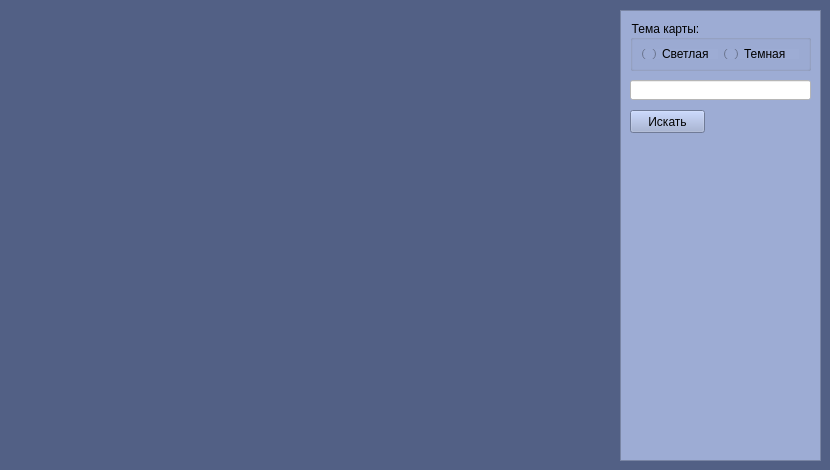
<?xml version="1.0" encoding="UTF-8"?>
<ui version="4.0">
 <class>MainWindow</class>
 <widget class="QMainWindow" name="MainWindow">
  <property name="geometry">
   <rect>
    <x>0</x>
    <y>0</y>
    <width>830</width>
    <height>470</height>
   </rect>
  </property>
  <property name="minimumSize">
   <size>
    <width>830</width>
    <height>470</height>
   </size>
  </property>
  <property name="maximumSize">
   <size>
    <width>830</width>
    <height>470</height>
   </size>
  </property>
  <property name="windowTitle">
   <string>MainWindow</string>
  </property>
  <property name="styleSheet">
   <string notr="true">background:#526085
</string>
  </property>
  <widget class="QWidget" name="centralwidget">
   <widget class="QLabel" name="image_label">
    <property name="geometry">
     <rect>
      <x>10</x>
      <y>10</y>
      <width>600</width>
      <height>450</height>
     </rect>
    </property>
    <property name="focusPolicy">
     <enum>Qt::WheelFocus</enum>
    </property>
    <property name="styleSheet">
     <string notr="true">
</string>
    </property>
    <property name="text">
     <string/>
    </property>
   </widget>
   <widget class="QFrame" name="frame">
    <property name="geometry">
     <rect>
      <x>620</x>
      <y>10</y>
      <width>201</width>
      <height>451</height>
     </rect>
    </property>
    <property name="styleSheet">
     <string notr="true">background: #9dacd4</string>
    </property>
    <property name="frameShape">
     <enum>QFrame::StyledPanel</enum>
    </property>
    <property name="frameShadow">
     <enum>QFrame::Raised</enum>
    </property>
    <widget class="QGroupBox" name="groupBox">
     <property name="geometry">
      <rect>
       <x>10</x>
       <y>10</y>
       <width>181</width>
       <height>51</height>
      </rect>
     </property>
     <property name="title">
      <string>Тема карты:</string>
     </property>
     <layout class="QHBoxLayout" name="horizontalLayout_2">
      <item>
       <layout class="QHBoxLayout" name="horizontalLayout">
        <item>
         <widget class="QRadioButton" name="radio_light_theme">
          <property name="focusPolicy">
           <enum>Qt::NoFocus</enum>
          </property>
          <property name="text">
           <string>Светлая</string>
          </property>
         </widget>
        </item>
        <item>
         <widget class="QRadioButton" name="radio_dark_theme">
          <property name="focusPolicy">
           <enum>Qt::NoFocus</enum>
          </property>
          <property name="text">
           <string>Темная</string>
          </property>
         </widget>
        </item>
       </layout>
      </item>
     </layout>
    </widget>
    <widget class="QLineEdit" name="line_search">
     <property name="geometry">
      <rect>
       <x>10</x>
       <y>70</y>
       <width>181</width>
       <height>20</height>
      </rect>
     </property>
     <property name="focusPolicy">
      <enum>Qt::ClickFocus</enum>
     </property>
     <property name="styleSheet">
      <string notr="true">background: white</string>
     </property>
    </widget>
    <widget class="QPushButton" name="button_search">
     <property name="geometry">
      <rect>
       <x>10</x>
       <y>100</y>
       <width>75</width>
       <height>23</height>
      </rect>
     </property>
     <property name="text">
      <string>Искать</string>
     </property>
    </widget>
   </widget>
  </widget>
 </widget>
 <resources/>
 <connections/>
</ui>
